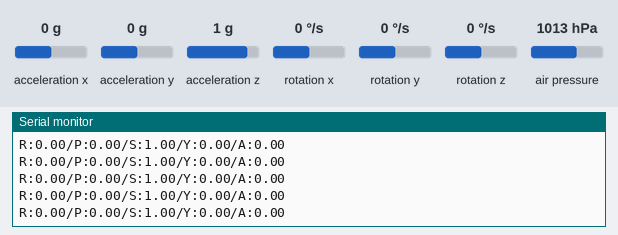
Recording of a sketch running on a simulated Arduino Uno, built with avr-gcc and run on an emulated ATmega328P. Shown: the last lines printed to the serial monitor. Wiring (inferred from the names in the program): MPU-6050 motion sensor at I2C address 0x68. Inputs (shaded band) come from the test bench; at power-on: acceleration x 0 g, rotation z 0 °/s, acceleration y 0 g, acceleration z 1 g, rotation x 0 °/s, rotation y 0 °/s, air pressure 1013 hPa.

Above: at 6.0 s.
6.1 s: acceleration x set to -1.4 g
At 6.6 s:
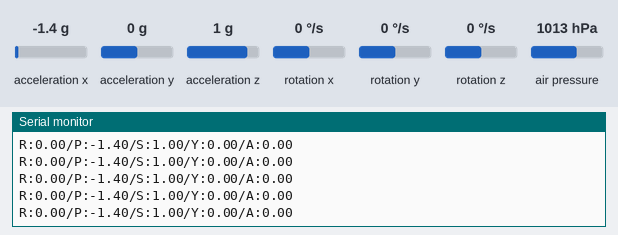
9.1 s: rotation z set to 100 °/s
At 10.21 s:
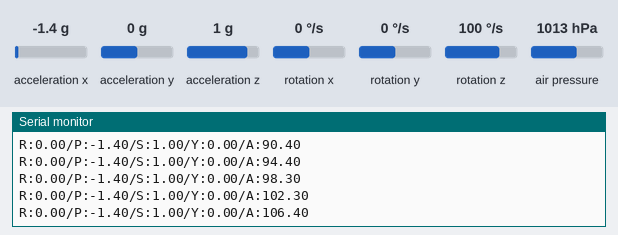
12.1 s: acceleration y set to -1.4 g
At 12.12 s:
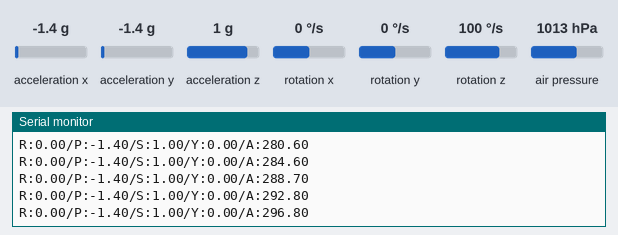
15.1 s: acceleration z set to -1.4 g
At 15.11 s:
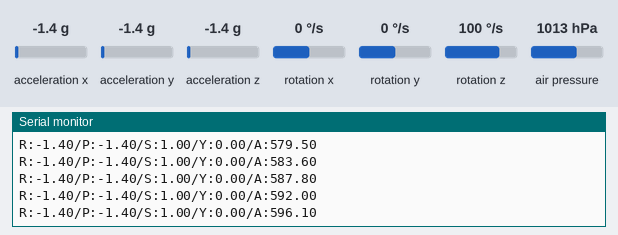
Timing chart, 0 to 18.1 s (numbered marks = the images above; inputs shaded):
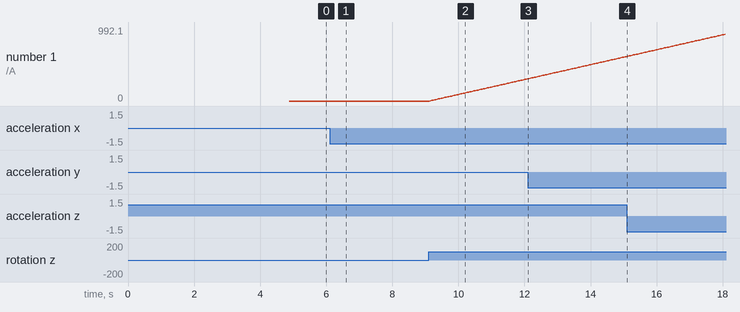

Measured:
- after the input at 6.1 s, the serial monitor: prints a new line after 0.06 s (image 1)
- after the input at 9.1 s, the serial monitor: prints a new line after 0.06 s (image 2)
- plotted number 1: 0 → 296.8 after the input at 9.1 s

The sketch:

GyroscpoeAndAltidute.ino
```cpp
#include <Wire.h>
#include <SPI.h>
#include "MPU6050WE.h"
#include <Adafruit_Sensor.h>
#include <Adafruit_BMP280.h>

#define BMP_SCK 13
#define BMP_MISO 12 // SDO
#define BMP_MOSI 11 // SDI
#define BMP_CS 10 //CSB

MPU6050 mpu6050(Wire);
Adafruit_BMP280 bme(BMP_CS); // hardware SPI

//long timer = 0;

void setup() {

  Serial.begin(9600);
  Wire.begin();
  mpu6050.begin();
  mpu6050.calcGyroOffsets(true);

  Serial.println("");

  if (!bme.begin()) {
    Serial.println("Could not find a valid BMP280 sensor, check wiring!");
    while (1);
  }
}

int8_t bestOf = 5, counterIndex = 0;

  float CurrentRoll = 0,
        CurrentPitch = 0,
        CurrentSide = 0,
        CurrentYaw = 0,
        CurrentVertical = 0;

void loop() {

  mpu6050.update();

  CurrentVertical = bme.readAltitude(1022);
  CurrentRoll = mpu6050.getAccY();
  CurrentPitch = mpu6050.getAccX();
  CurrentSide = mpu6050.getAccZ();
  CurrentVertical = mpu6050.getAngleZ();

    String returning = "R:" + String(CurrentRoll) +
                       "/P:" + String(CurrentPitch) +
                       "/S:" + String(CurrentSide) +
                       "/Y:" + String(CurrentYaw) +
                       "/A:" + String(CurrentVertical);

    Serial.println(returning);

  delay(10);
}

float AvgBestOf(float *arrayNumbers, int8_t bestOf)
{
  float maxValue, minValue;
  float accResult = 0;
  for (int index = 0; index < bestOf; index++)
  {
    float loopValue = arrayNumbers[index];
    if (index == 0)
      maxValue = minValue = loopValue;
    else if (loopValue > maxValue)
      maxValue = loopValue;
    else if (loopValue < minValue)
      minValue = loopValue;

    accResult += loopValue;
  }
  return (accResult - maxValue - minValue) / (bestOf - 2);
}
```

MPU6050WE.cpp
```cpp
#include "MPU6050WE.h"
#include "Arduino.h"

MPU6050::MPU6050(TwoWire &w){
  wire = &w;
  accCoef = 0.02f;
  gyroCoef = 0.98f;
}

MPU6050::MPU6050(TwoWire &w, float aC, float gC){
  wire = &w;
  accCoef = aC;
  gyroCoef = gC;
}

void MPU6050::begin(){
  writeMPU6050(MPU6050_SMPLRT_DIV, 0x00);
  writeMPU6050(MPU6050_CONFIG, 0x00);
  writeMPU6050(MPU6050_GYRO_CONFIG, 0x08);
  writeMPU6050(MPU6050_ACCEL_CONFIG, 0x00);
  writeMPU6050(MPU6050_PWR_MGMT_1, 0x01);
  this->update();

}

void MPU6050::writeMPU6050(byte reg, byte data){
  wire->beginTransmission(MPU6050_ADDR);
  wire->write(reg);
  wire->write(data);
  wire->endTransmission();
}

byte MPU6050::readMPU6050(byte reg) {
  wire->beginTransmission(MPU6050_ADDR);
  wire->write(reg);
  wire->endTransmission(true);
  wire->requestFrom((uint8_t)MPU6050_ADDR, (size_t)2/*length*/);
  byte data =  wire->read();
  wire->read();
  return data;
}

void MPU6050::calcGyroOffsets(bool console){
  float x = 0, y = 0, z = 0;
  int16_t rx, ry, rz;

  if(console){
    Serial.println("calculate gyro offsets");
    Serial.print("DO NOT MOVE A MPU6050");
  }
  for(int i = 0; i < 1000; i++){
    if(console && i % 1000 == 0){
      Serial.print(".");
    }
    wire->beginTransmission(MPU6050_ADDR);
    wire->write(0x3B);
    wire->endTransmission(false);
    wire->requestFrom((int)MPU6050_ADDR, 14, (int)true);

    wire->read() << 8 | wire->read();
    wire->read() << 8 | wire->read();
    wire->read() << 8 | wire->read();
    wire->read() << 8 | wire->read();
    rx = wire->read() << 8 | wire->read();
    ry = wire->read() << 8 | wire->read();
    rz = wire->read() << 8 | wire->read();

    x += ((float)rx) / 65.5;
    y += ((float)ry) / 65.5;
    z += ((float)rz) / 65.5;
  }
  gyroXoffset = x / 1000;
  gyroYoffset = y / 1000;
  gyroZoffset = z / 1000;

  if(console){
    Serial.println("Done!!!");
    Serial.print("X : ");Serial.println(gyroXoffset);
    Serial.print("Y : ");Serial.println(gyroYoffset);
    Serial.print("Z : ");Serial.println(gyroYoffset);
    Serial.print("Program will start after 3 seconds");
    delay(3000);
  }
}

void MPU6050::update(){
  wire->beginTransmission(MPU6050_ADDR);
  wire->write(0x3B);
  wire->endTransmission(false);
  wire->requestFrom((int)MPU6050_ADDR, 14, (int)true);

  rawAccX = wire->read() << 8 | wire->read();
  rawAccY = wire->read() << 8 | wire->read();
  rawAccZ = wire->read() << 8 | wire->read();
  wire->read() << 8 | wire->read();
  wire->read() << 8 | wire->read();
  wire->read() << 8 | wire->read();
  rawGyroZ = wire->read() << 8 | wire->read();

  accX = ((float)rawAccX) / 16384.0;
  accY = ((float)rawAccY) / 16384.0;
  accZ = ((float)rawAccZ) / 16384.0;

  gyroZ = ((float)rawGyroZ) / 65.5;

  interval = millis() - preInterval;

  gyroZ -= gyroZoffset;

  angleGyroZ += gyroZ * (interval * 0.001);

  preInterval = millis();
  angleZ = angleGyroZ;

}
```

MPU6050WE.h
```cpp
// MPU6050WE.h

#ifndef _MPU6050WE_h
#define _MPU6050WE_h

#include "Arduino.h"
#include "Wire.h"

#define MPU6050_ADDR         0x68
#define MPU6050_SMPLRT_DIV   0x19
#define MPU6050_CONFIG       0x1a
#define MPU6050_GYRO_CONFIG  0x1b
#define MPU6050_ACCEL_CONFIG 0x1c
#define MPU6050_WHO_AM_I     0x75
#define MPU6050_PWR_MGMT_1   0x6b
#define MPU6050_TEMP_H       0x41
#define MPU6050_TEMP_L       0x42

class MPU6050{
public:
  MPU6050(TwoWire &w);
  MPU6050(TwoWire &w, float aC, float gC);
  void begin();

  float getAccX() { return accX; };
  float getAccY() { return accY; };
  float getAccZ() { return accZ; };

  void update();
  float getAngleZ() { return angleZ; };
  void setGyroOffsets(float x, float y, float z);
  void writeMPU6050(byte reg, byte data);
  byte readMPU6050(byte reg);
  void calcGyroOffsets(bool console = false);

private:


  TwoWire *wire;

  int16_t rawAccX, rawAccY, rawAccZ, rawGyroZ;

  float gyroXoffset, gyroYoffset, gyroZoffset;

  float accX, accY, accZ, gyroZ;

  float angleGyroZ, angleZ,angleAccZ ;

  long interval, preInterval;

  float accCoef, gyroCoef;
};

#endif
```
